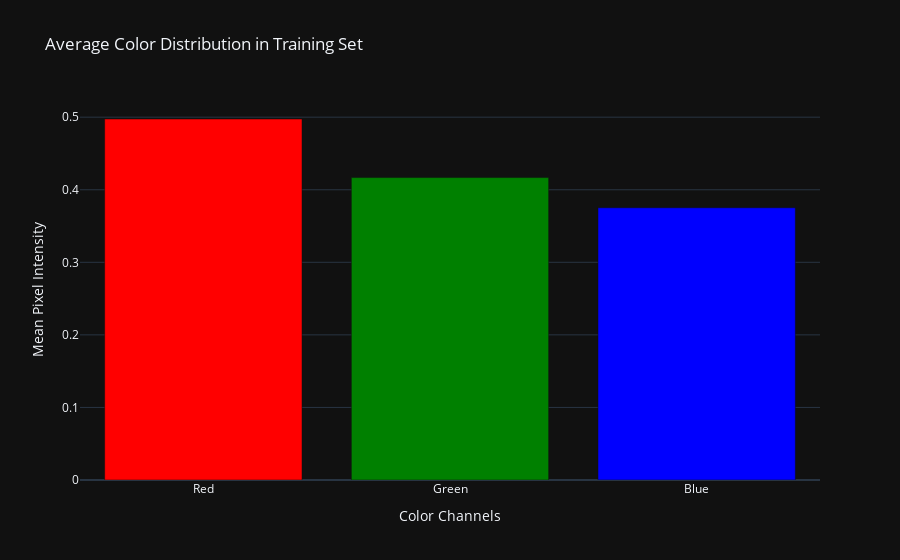

The notebook cell this image was saved under:
### Code cell
# Plotly Bar Chart for Mean RGB
fig_rgb = go.Figure()

fig_rgb.add_trace(go.Bar(
    x=['Red', 'Green', 'Blue'],
    y=mean_rgb_np,
    marker=dict(color=['red', 'green', 'blue']),
    name='Mean Color Intensity'
))

fig_rgb.update_layout(
    title="Average Color Distribution in Training Set",
    xaxis_title="Color Channels",
    yaxis_title="Mean Pixel Intensity",
    showlegend=False
)

fig_rgb.show()

### Figure 1 — Plotly figure (JSON) as saved in the notebook; plotly's stock layout.template omitted (floating-point values rounded to 4 significant figures)
{"data": [{"marker": {"color": ["red", "green", "blue"]}, "name": "Mean Color Intensity", "x": ["Red", "Green", "Blue"], "y": [0.4975, 0.4168, 0.3751], "type": "bar"}], "layout": {"title": {"text": "Average Color Distribution in Training Set"}, "xaxis": {"title": {"text": "Color Channels"}}, "yaxis": {"title": {"text": "Mean Pixel Intensity"}}, "showlegend": false}}
